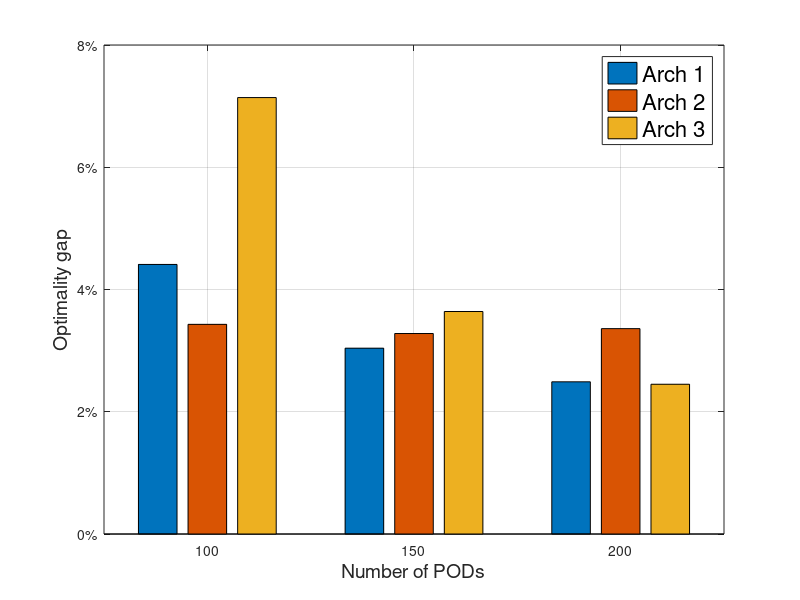

MATLAB code for this plot:
clc;
close all;
clear;
% optimality gaps of FF ascending and descending for different architecture
% and number of PODs

%%
% plot optimization gap for arch2 FF forward against connection
% optimization
% arch2_FF_fwd_cnkgap_pod100 = 0.9509;
% arch2_FF_fwd_cnkgap_pod150 = 0.9669;
% arch2_FF_fwd_cnkgap_pod200 = 0.9914;
% 
% arch4_FF_fwd_cnkgap_pod100 = 0.9712;
% arch4_FF_fwd_cnkgap_pod150 = 0.9456;
% arch4_FF_fwd_cnkgap_pod200 = 0.9657;
% 
% arch5_FF_fwd_cnkgap_pod100 = 0.8917;
% arch5_FF_fwd_cnkgap_pod150 = 0.8969;
% arch5_FF_fwd_cnkgap_pod200 = 0.8991;
% 
% y = 1-...
%     [arch2_FF_fwd_cnkgap_pod100, arch4_FF_fwd_cnkgap_pod100, arch5_FF_fwd_cnkgap_pod100;...
%     arch2_FF_fwd_cnkgap_pod150, arch4_FF_fwd_cnkgap_pod150, arch5_FF_fwd_cnkgap_pod150;...
%     arch2_FF_fwd_cnkgap_pod200, arch4_FF_fwd_cnkgap_pod200, arch5_FF_fwd_cnkgap_pod200];
% title1 = 'Ascending First Fit in Architecture 2 with Connection Optimized';
% xlabel1 = 'Number of PODs';
% ylabel1 = 'Optimality gap';
% 
% figure1 = figure;
% 
% % Create axes
% axes1 = axes('Parent',figure1);
% hold(axes1,'on');
% 
% % Create multiple lines using matrix input to bar
% bar1 = bar(y);
% set(bar1(1),'DisplayName','Arch 1','FaceColor',[0 0.45 0.74]);
% set(bar1(2),'DisplayName','Arch 2','FaceColor',[0.85 0.33 0.01]);
% set(bar1(3),'DisplayName','Arch 3','FaceColor',[0.93 0.69 0.13]);
% 
% % Create xlabel
% xlabel(xlabel1, 'fontsize', 14);
% 
% % Create ylabel
% ylabel(ylabel1, 'fontsize', 14);
% 
% % Create title
% % title(title1);
% 
% box(axes1,'on');
% % Set the remaining axes properties
% set(axes1,'XGrid','on','XTick',[1 2 3],'XTickLabel',{'100','150','200'},...
%     'YGrid','on');
% a=[cellstr(num2str(get(gca,'ytick')'*100))];
% pct = char(ones(size(a,1),1)*'%');
% new_yticks = [char(a),pct];
% set(gca,'yticklabel',new_yticks) 
% 
% legend1 = legend(axes1,'show');
% set(legend1,'FontSize',16,'Location','best');

%%
arch2_FF_bwd_thpgap_pod100 = 0.9559;
arch2_FF_bwd_thpgap_pod150 = 0.9696;
arch2_FF_bwd_thpgap_pod200 = 0.9751;

arch4_FF_bwd_thpgap_pod100 = 0.9657;
arch4_FF_bwd_thpgap_pod150 = 0.9672;
arch4_FF_bwd_thpgap_pod200 = 0.9664;

arch5_FF_bwd_thpgap_pod100 = 0.9286;
arch5_FF_bwd_thpgap_pod150 = 0.9636;
arch5_FF_bwd_thpgap_pod200 = 0.9755;

y = 1-...
    [arch2_FF_bwd_thpgap_pod100, arch4_FF_bwd_thpgap_pod100, arch5_FF_bwd_thpgap_pod100;...
    arch2_FF_bwd_thpgap_pod150, arch4_FF_bwd_thpgap_pod150, arch5_FF_bwd_thpgap_pod150;...
    arch2_FF_bwd_thpgap_pod200, arch4_FF_bwd_thpgap_pod200, arch5_FF_bwd_thpgap_pod200];
title1 = 'Ascending First Fit in Architecture 2 with Connection Optimized';
xlabel1 = 'Number of PODs';
ylabel1 = 'Optimality gap';

figure1 = figure;

% Create axes
axes1 = axes('Parent',figure1);
hold(axes1,'on');

% Create multiple lines using matrix input to bar
bar1 = bar(y);
set(bar1(1),'DisplayName','Arch 1','FaceColor',[0 0.45 0.74]);
set(bar1(2),'DisplayName','Arch 2','FaceColor',[0.85 0.33 0.01]);
set(bar1(3),'DisplayName','Arch 3','FaceColor',[0.93 0.69 0.13]);

% Create xlabel
xlabel(xlabel1, 'fontsize', 14);

% Create ylabel
ylabel(ylabel1, 'fontsize', 14);

% Create title
% title(title1);

box(axes1,'on');
% Set the remaining axes properties
set(axes1,'XGrid','on','XTick',[1 2 3],'XTickLabel',{'100','150','200'},...
    'YGrid','on');
a=[cellstr(num2str(get(gca,'ytick')'*100))];
pct = char(ones(size(a,1),1)*'%');
new_yticks = [char(a),pct];
set(gca,'yticklabel',new_yticks) 

legend1 = legend(axes1,'show');
set(legend1,'FontSize',16,'Location','best');